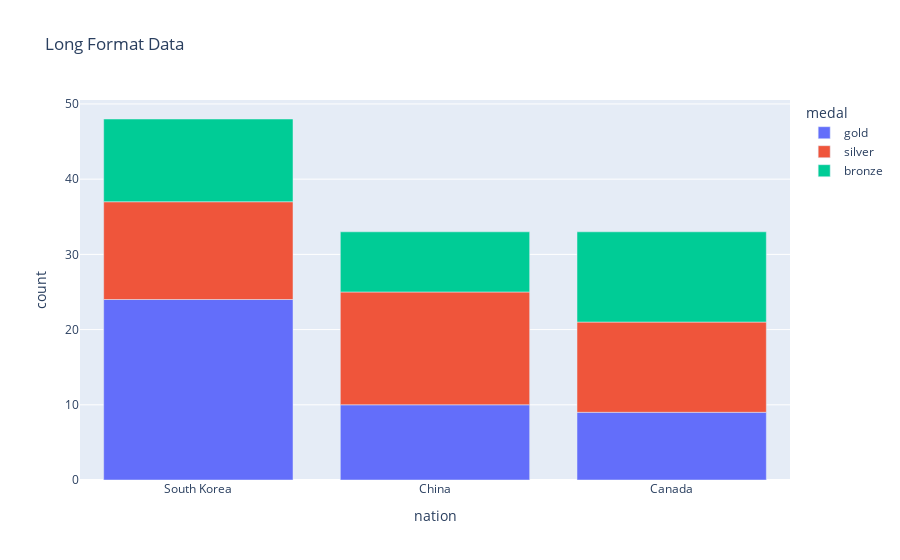

Write notebook code for a chart like this one.
### Code cell
px.bar(wide_data , x="nation" ,
       y="count" ,
       color="medal" ,
       title="Long Format Data")

### Figure 1 — Plotly figure (JSON) as saved in the notebook; plotly's stock layout.template omitted (floating-point values rounded to 4 significant figures)
{"data": [{"alignmentgroup": "True", "hovertemplate": "medal=gold<br>nation=%{x}<br>count=%{y}<extra></extra>", "legendgroup": "gold", "marker": {"color": "#636efa", "pattern": {"shape": ""}}, "name": "gold", "offsetgroup": "gold", "orientation": "v", "showlegend": true, "textposition": "auto", "type": "bar", "x": ["South Korea", "China", "Canada"], "xaxis": "x", "y": [24, 10, 9], "yaxis": "y"}, {"alignmentgroup": "True", "hovertemplate": "medal=silver<br>nation=%{x}<br>count=%{y}<extra></extra>", "legendgroup": "silver", "marker": {"color": "#EF553B", "pattern": {"shape": ""}}, "name": "silver", "offsetgroup": "silver", "orientation": "v", "showlegend": true, "textposition": "auto", "type": "bar", "x": ["South Korea", "China", "Canada"], "xaxis": "x", "y": [13, 15, 12], "yaxis": "y"}, {"alignmentgroup": "True", "hovertemplate": "medal=bronze<br>nation=%{x}<br>count=%{y}<extra></extra>", "legendgroup": "bronze", "marker": {"color": "#00cc96", "pattern": {"shape": ""}}, "name": "bronze", "offsetgroup": "bronze", "orientation": "v", "showlegend": true, "textposition": "auto", "type": "bar", "x": ["South Korea", "China", "Canada"], "xaxis": "x", "y": [11, 8, 12], "yaxis": "y"}], "layout": {"autosize": true, "barmode": "relative", "legend": {"title": {"text": "medal"}, "tracegroupgap": 0}, "title": {"text": "Long Format Data"}, "xaxis": {"anchor": "y", "autorange": true, "domain": [0, 1], "range": [-0.5, 2.5], "title": {"text": "nation"}, "type": "category"}, "yaxis": {"anchor": "x", "autorange": true, "domain": [0, 1], "range": [0, 50.53], "title": {"text": "count"}, "type": "linear"}}}
